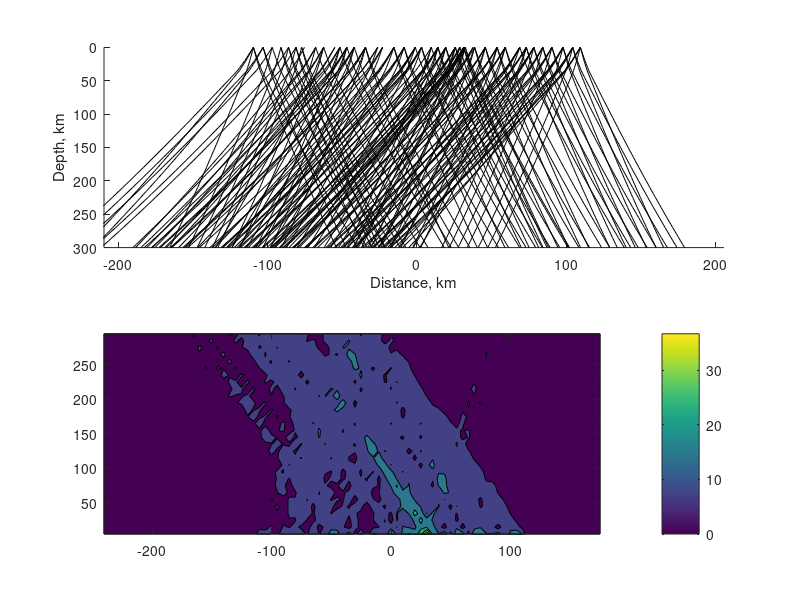

The MATLAB source for this figure: (Note: this script raises an error after producing the figure.)
%plot all the ray paths
clear, close all
clc

load('./Data/ST_data3.mat');
figure(1)
subplot(211)
hold on

minx = 0;
maxx = 0;

for k = 1:length(dataStruct.ray)
   
    plot(dataStruct.ray(k).x, dataStruct.zVec, 'k')
    
    minx = min([ minx min(dataStruct.ray(k).x) ]);
    maxx = max([ maxx max(dataStruct.ray(k).x) ]);
    
end
set(gca, 'YDir', 'reverse');
xlim([ min(dataStruct.xVec) max(dataStruct.xVec) ])
xVec = minx:5:maxx;
xlabel('Distance, km');
ylabel('Depth, km');

subplot(212)
[X,Z] = meshgrid(xVec, dataStruct.zVec(2:2:end));

hitcount = zeros(size(Z));

for k = 1:length(dataStruct.ray)
   
    for kk = 1:length(dataStruct.ray(k).x)
       
        [~, ind] = min( sqrt( (X(:) - dataStruct.ray(k).x(kk)).^2 ...
            + (Z(:) - dataStruct.zVec(kk)).^2 ));
        hitcount(ind) = hitcount(ind) + 1;
        
    end
    
end

contourf(X, Z, hitcount, 5); 
h = colorbar; h.Label.String = 'Hit Count';
set(gca, 'YDir', 'reverse');
colormap(flipud(gray))
xlim([ min(dataStruct.xVec) max(dataStruct.xVec) ])
%caxis([0 15])
xlabel('Distance, km');
ylabel('Depth, km');
